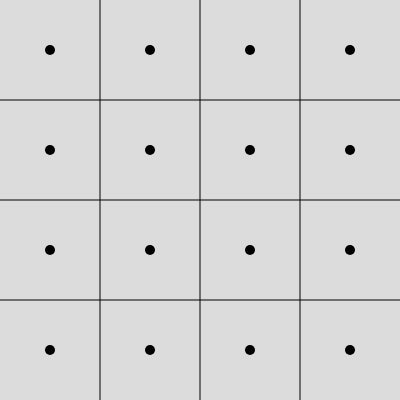
Frame 1 (no input)
Frame 60 (no input): identical to frame 1, image omitted
Frame 120 (the mouse pressed at the canvas centre since frame 60): identical to frame 1, image omitted

The p5.js sketch that drew this single still picture (run headless with seeded random() and noise() and a simulated clock; from frame 60 on, the mouse is pressed at the canvas centre):

// p5.js sketch
// ── sketch.js
function setup() {
    createCanvas(400, 400);
}

function draw() {
    strokeWeight(1);
    background(220);
    line(200, 0, 200, 400);
    line(100, 0, 100, 400);
    line(300, 0, 300, 400);

    line(0, 200, 400, 200);
    line(0, 100, 400, 100);
    line(0, 300, 400, 300);

    strokeWeight(10);
    point(50, 50);
    point(150, 50);
    point(250, 50);
    point(350, 50);

    point(50, 150);
    point(150, 150);
    point(250, 150);
    point(350, 150);

    point(50, 250);
    point(150, 250);
    point(250, 250);
    point(350, 250);

    point(50, 350);
    point(150, 350);
    point(250, 350);
    point(350, 350);





}
